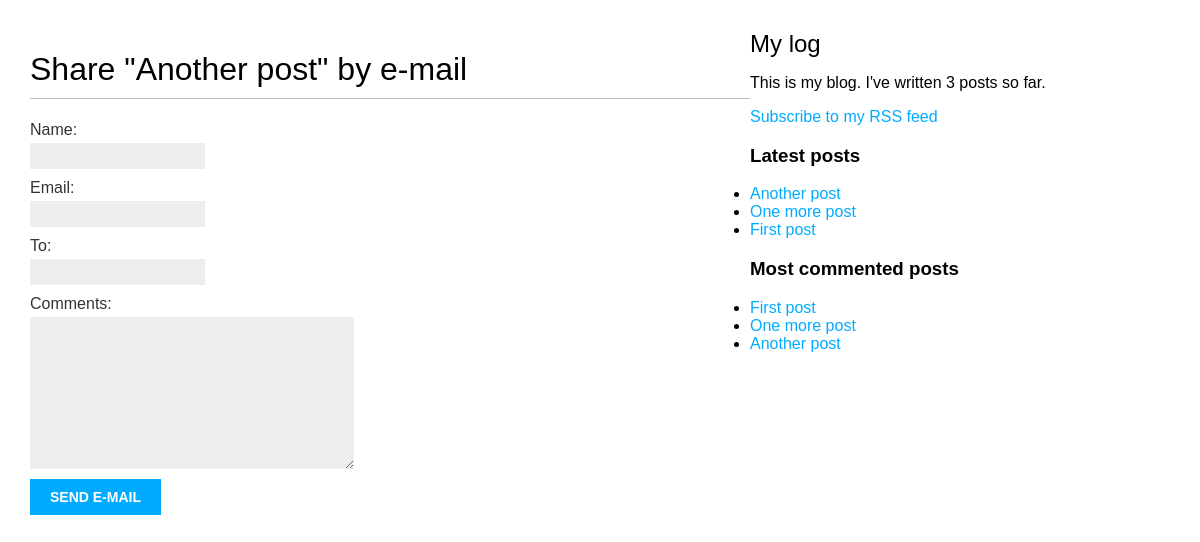
The app's page /blog/5/share/, older data.
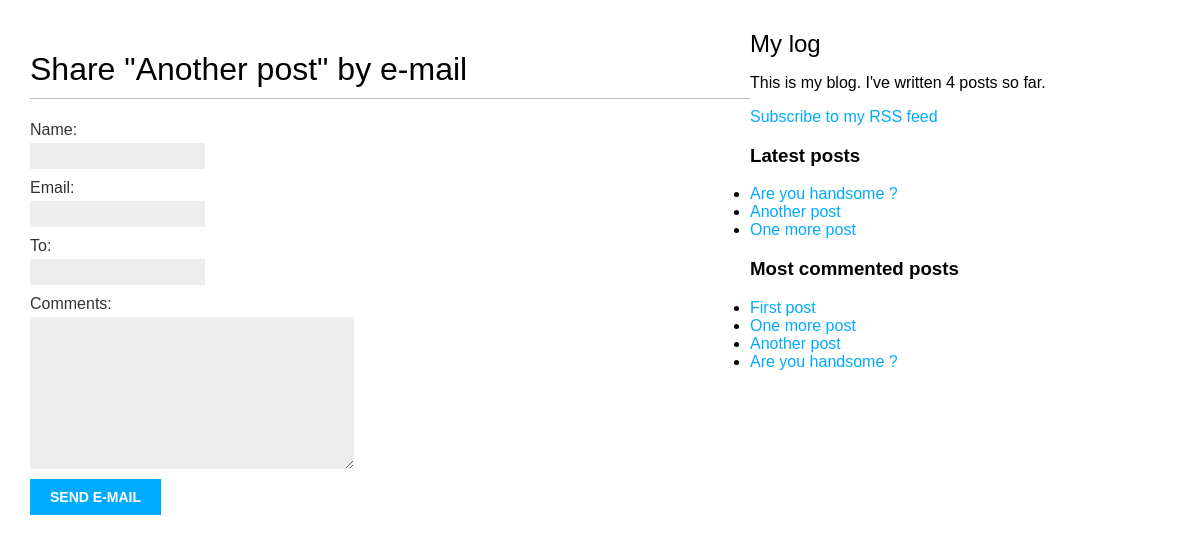
The same page, newer data.
### blog/models.py (models this page shows, shortened)
class Post(models.Model):
    STATUS_CHOISE = (
        ('draft', 'Draft'),
        ('published', 'Published'),
    )
    title = models.CharField(max_length=50)
    slug = models.SlugField(max_length=250, unique_for_date='publish')
    author = models.ForeignKey(User, related_name='blog_post', on_delete=models.SET(get_sentinel_user))
    body = models.TextField()
    publish = models.DateTimeField(default=timezone.now)
    created = models.DateTimeField(auto_now_add=True)
    update = models.DateTimeField(auto_now=True)
    status = models.CharField(max_length=10, choices=STATUS_CHOISE, default='draft')
    objects = models.Manager()
    published = PublishedManage()
    tags = TaggableManager()
    class Meta:
        ordering = ('-publish',)
    def get_absolute_url(self):
        return reverse('blog:post_detail',
                        args=[self.publish.year,
                              self.publish.strftime('%m'),
                              self.publish.strftime('%d'),
                              self.slug])

### blog/views.py (the view)
# urls.py: path('<int:post_id>/share/', views.post_share, name='post_share'),
def post_share(request, post_id):
    post = get_object_or_404(Post, id=post_id, status='draft')
    sent = False
    if request.method == 'POST':
        form = EmailPostForm(request.POST)
        if form.is_valid():
            cleandata = form.cleaned_data
            post_url = request.build_absolute_uri(post.get_absolute_url())
            subject = '{} ({}) recommends you reading "{}"'.format(cleandata['name'], cleandata['email'], post.title)
            message = 'Read "{}" at {}\n\n{}\'s comments: {}'.format(post.title, post_url, cleandata['name'], cleandata['comments'])
            send_mail(subject, message, 'tieuphongabc123@gmail.com  ', [cleandata['to']])
            sent = True
    else:
        form = EmailPostForm()
    return render(request, 'blog/post/share.html', {'post': post, 'form': form, 'sent': sent})

### blog/forms.py
class EmailPostForm(forms.Form):
    name = forms.CharField(max_length=25)
    email = forms.EmailField()
    to = forms.EmailField()
    comments = forms.CharField(required=False, widget=forms.Textarea)

### blog/models.py (called while the page is built)
    def get_queryset(self):
        return super(PublishedManage, self).get_queryset()\
                                            .filter(status='draft')

### blog/templatetags/blog_tags.py (called while the page is built)
@register.simple_tag
def total_posts():
    return Post.published.count()

@register.inclusion_tag('blog/post/latest_posts.html')
def show_latest_posts(count=5):
    latest_posts = Post.published.order_by('-publish')[:count]
    return {'latest_posts': latest_posts}

@register.simple_tag
def get_most_commented_posts(count=5):
    return Post.published.annotate(
                total_comments=Count('comments')
            ).order_by('-total_comments')[:count]

### blog/templates/blog/post/share.html (shortened to what this page needs)
{% extends "blog/base.html" %}
{% block content %}
    {% if sent %}
        <h1>E-mail successfully sent</h1>
        <p>"{{ post.title }}" was successfully sent to {{ cd.to }}.</p>
    {% else %}
        <h1>Share "{{ post.title }}" by e-mail</h1>
        <form action="." method="post">
            {{ form.as_p }}
            <input type="submit" value="Send e-mail">
        </form>
    {% endif %}
{% endblock %}

### blog/templates/blog/base.html (shortened to what this page needs)
{% load blog_tags %}
{% load staticfiles %}
<!DOCTYPE html>
<html lang="en">
<head>
    <link href="{% static "css/blog.css" %}" rel="stylesheet">
</head>
<body>
    <div id="content">
        {% block content %}
        {% endblock content %}
    </div>
    <div id="slidebar">
        <h2> My log</h2>
        <p>This is my blog. I've written {% total_posts %} posts so far.</p>
        <p><a href="{% url "blog:post_feed" %}">Subscribe to my RSS feed</a></p>
        <h3>Latest posts</h3>
        {% show_latest_posts 3 %}
        <h3>Most commented posts</h3>
        {% get_most_commented_posts as most_commented_posts %}
        <ul>
        {% for post in most_commented_posts %}
            <li>
                <a href="{{ post.get_absolute_url }}">{{ post.title }}</a>
            </li>
        {% endfor %}
        </ul>
    </div>
</body>
</html>

### blog/templates/blog/post/latest_posts.html
<ul>
    {% for post in latest_posts %}
        <li>
            <a href="{{ post.get_absolute_url }}">{{ post.title }}</a>
        </li>
    {% endfor %}
</ul>

Row changes from the older to the newer data that the page shows:
no longer on one of the page's lists (row unchanged): Post: title "First post"
added Post: title "Are you handsome ?"
Text that changed along with them:
text no longer shown: "3"
text now shown: "4"
